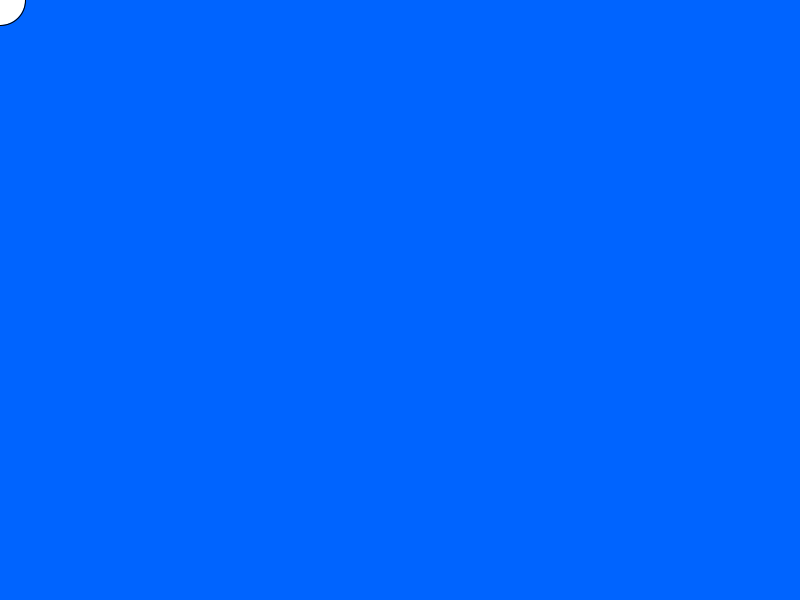
Frame 1 (no input)
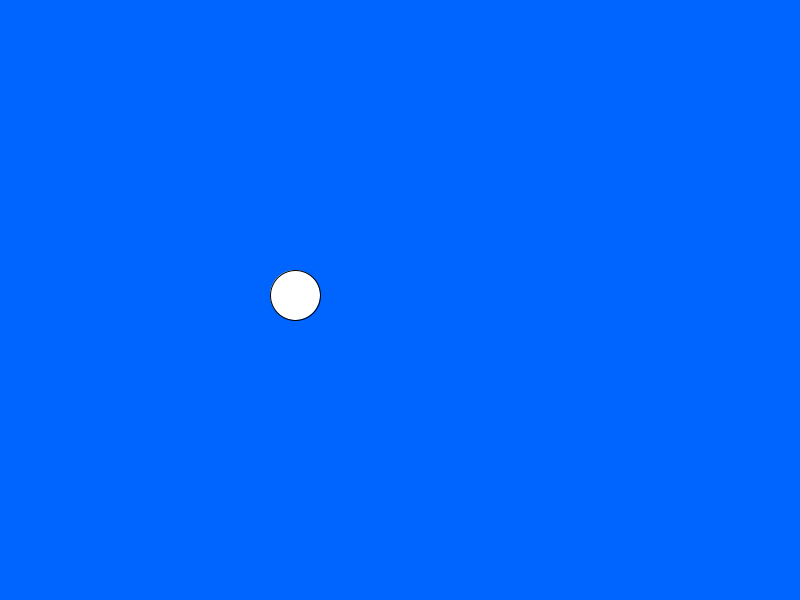
Frame 60 (the mouse pressed at the canvas centre just before this capture)
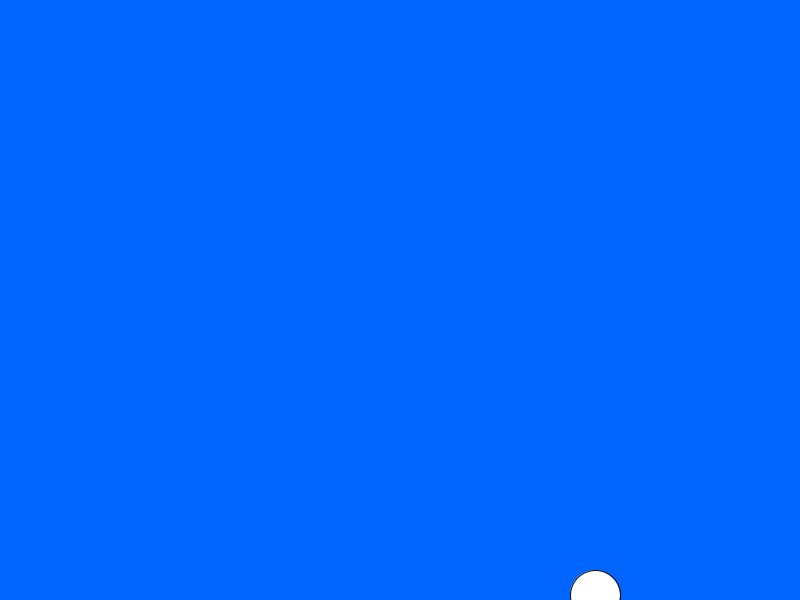
Frame 120 (the mouse held since frame 60 and released just before this capture)

The Processing sketch that drew these frames (run headless with seeded random() and noise(); from frame 60 on, the mouse is pressed at the canvas centre):

// Processing sketch: pregunta3
// ── pregunta3.pde
int x=0;
int y=0;
int vx=5;
int vy=5;
void setup(){
  size(800,600);
}
void draw(){
  background(0,100,255);
  ellipse(x,y,50,50);
  if(y>height){
    vy=-vy;
  }
  x=x+vx;
  y=y+vy;
}
